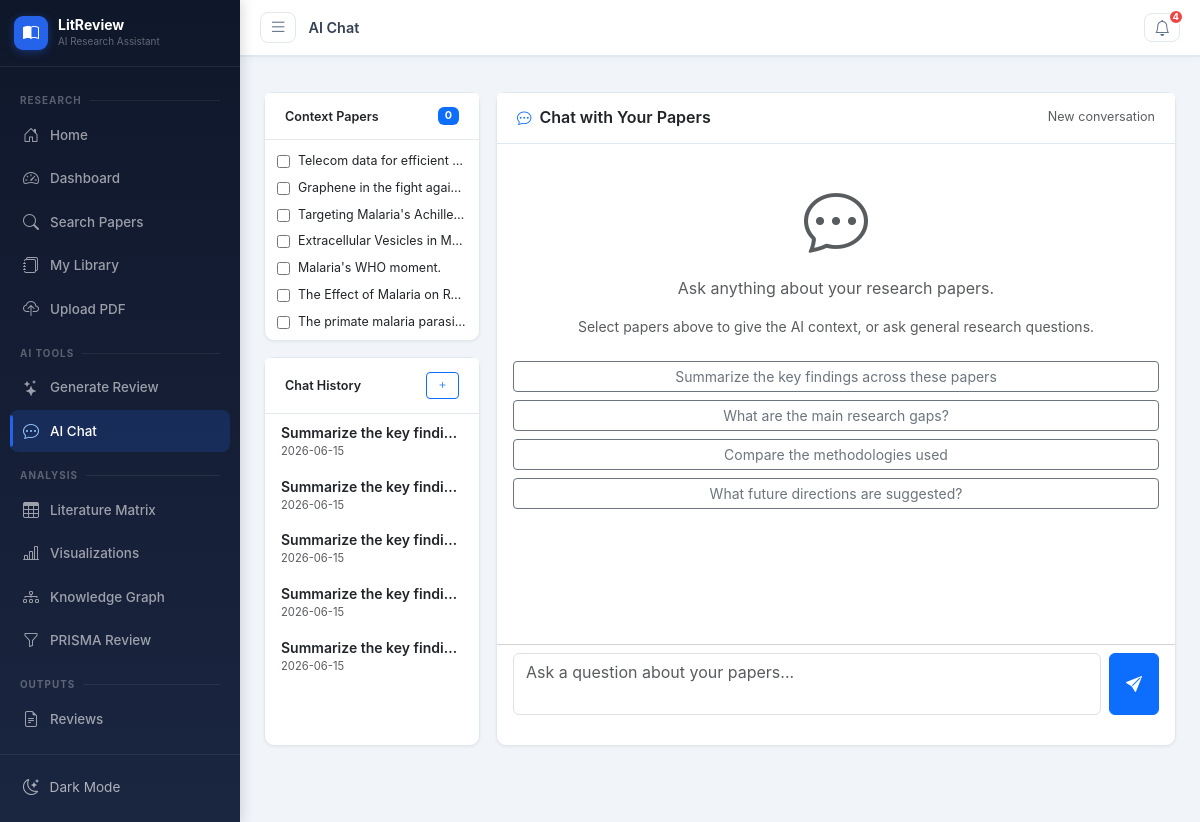
The page /ai/chat on the database as committed earlier.
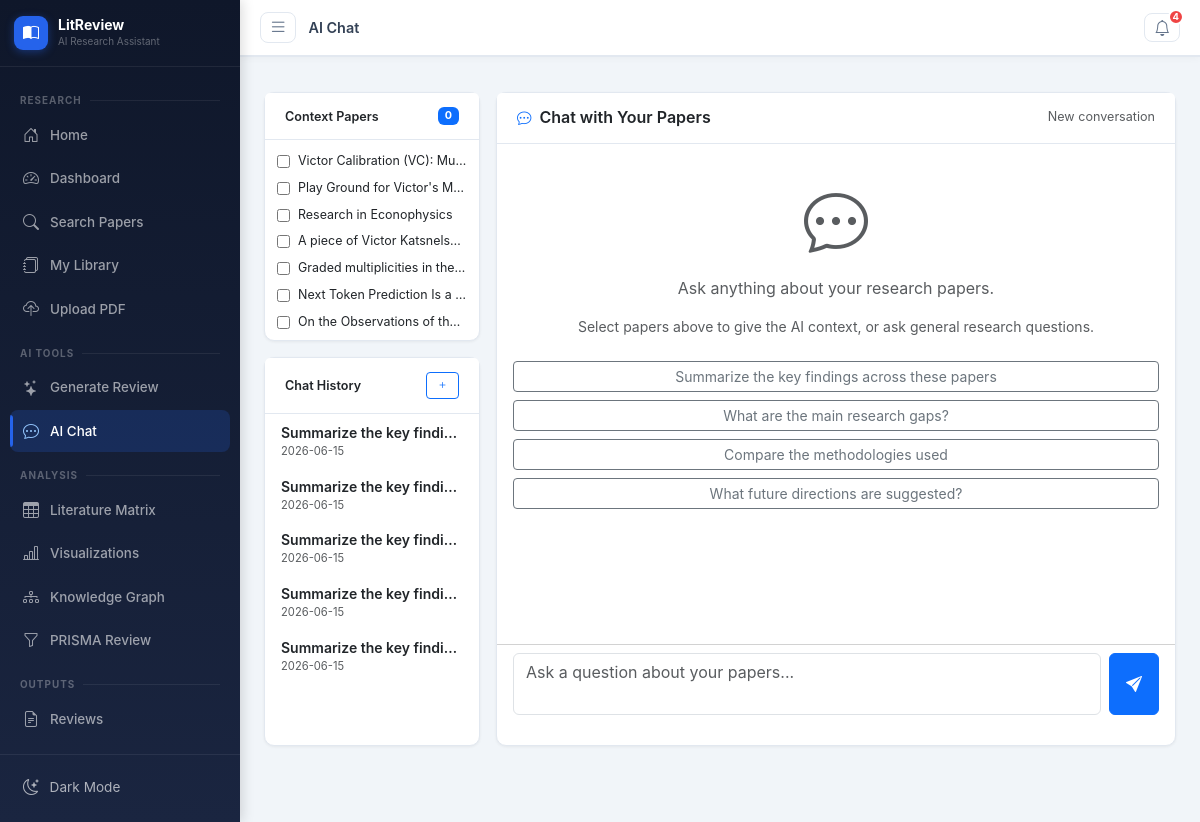
The same page on the database as committed later.
### tables this page shows
CREATE TABLE papers (
            id INTEGER PRIMARY KEY AUTOINCREMENT,
            title TEXT NOT NULL,
            authors TEXT,
            abstract TEXT,
            year INTEGER,
            doi TEXT,
            url TEXT,
            journal TEXT,
            citations_count INTEGER DEFAULT 0,
            source TEXT,
            keywords TEXT,
            full_text TEXT,
            created_at TIMESTAMP DEFAULT CURRENT_TIMESTAMP
        );

CREATE TABLE chat_sessions (
            id INTEGER PRIMARY KEY AUTOINCREMENT,
            title TEXT,
            context_type TEXT DEFAULT 'general',
            context_ids TEXT,
            created_at TIMESTAMP DEFAULT CURRENT_TIMESTAMP,
            updated_at TIMESTAMP DEFAULT CURRENT_TIMESTAMP
        );

### blueprints/ai_features.py (the view)
@ai_bp.route('/chat')
def chat():
    site = get_site_settings()
    db = get_db()
    feature = db.execute("SELECT is_enabled FROM feature_toggles WHERE feature_name='ai_chat'").fetchone()
    if feature and not feature['is_enabled']:
        db.close()
        return render_template('feature_disabled.html', site=site, feature='AI Chat')
    sessions = db.execute('SELECT * FROM chat_sessions ORDER BY updated_at DESC LIMIT 20').fetchall()
    papers_list = db.execute('SELECT id, title FROM papers ORDER BY created_at DESC LIMIT 50').fetchall()
    db.close()
    return render_template('ai/chat.html', site=site, sessions=sessions,
                           papers=papers_list, notifications=get_notifications())

### blueprints/ai_features.py (called while the page is built)
def get_site_settings():
    db = get_db()
    rows = db.execute('SELECT key, value FROM site_settings').fetchall()
    db.close()
    return {r['key']: r['value'] for r in rows}

def get_notifications():
    db = get_db()
    rows = db.execute('SELECT * FROM notifications WHERE is_read=0 ORDER BY created_at DESC LIMIT 10').fetchall()
    db.close()
    return [dict(r) for r in rows]

### models/__init__.py (called while the page is built)
def get_db():
    conn = sqlite3.connect(Config.DATABASE_PATH)
    conn.row_factory = sqlite3.Row
    return conn

### templates/ai/chat.html (shortened to what this page needs)
{% extends "base.html" %}
{% block page_title %}AI Chat{% endblock %}
{% block content %}
<div class="row g-3" style="height:calc(100vh - 130px);">
  <div class="col-lg-3 d-flex flex-column">
    <div class="card shadow-sm mb-3">
      <div class="card-header d-flex justify-content-between align-items-center">
        <h6 class="mb-0 fw-semibold small">Context Papers</h6>
        <span class="badge bg-primary" id="contextCount">0</span>
      </div>
      <div class="card-body p-2" style="max-height:200px;overflow-y:auto;">
        {% if papers %}
          {% for paper in papers %}
          <label class="d-flex align-items-center gap-2 py-1 px-1 rounded" style="cursor:pointer;font-size:0.78rem;">
            <input type="checkbox" class="paper-ctx-cb" value="{{ paper.id }}" onchange="updateContextCount()">
            <span class="text-truncate">{{ paper.title[:40] }}</span>
          </label>
          {% endfor %}
        {% else %}
          <p class="text-muted small text-center mb-0 py-2">No papers saved. <a href="/search">Search</a></p>
        {% endif %}
      </div>
    </div>
    <div class="card shadow-sm flex-grow-1">
      <div class="card-header d-flex justify-content-between align-items-center">
        <h6 class="mb-0 fw-semibold small">Chat History</h6>
        <button class="btn btn-xs btn-outline-primary" onclick="newChat()"><i class="bi bi-plus"></i></button>
      </div>
      <div class="list-group list-group-flush" style="overflow-y:auto;max-height:300px;" id="sessionList">
        {% for session in sessions %}
        <button class="list-group-item list-group-item-action py-2 text-start border-0 small"
                onclick="loadSession({{ session.id }})">
          <div class="text-truncate fw-semibold">{{ session.title }}</div>
          <div class="text-muted" style="font-size:0.7rem;">{{ session.updated_at[:10] }}</div>
        </button>
        {% else %}
        <div class="list-group-item text-muted small text-center py-3">No chat sessions yet</div>
        {% endfor %}
      </div>
    </div>
  </div>
  <div class="col-lg-9 d-flex flex-column">
    <div class="card shadow-sm flex-grow-1 d-flex flex-column">
      <div class="card-header d-flex align-items-center gap-2">
        <i class="bi bi-chat-dots text-primary"></i>
        <h6 class="mb-0 fw-semibold">Chat with Your Papers</h6>
        <span class="ms-auto text-muted small" id="sessionLabel">New conversation</span>
      </div>
      <div class="flex-grow-1 p-3 overflow-auto" id="chatMessages" style="min-height:300px;max-height:calc(100vh - 300px);">
        <div class="text-center text-muted py-4" id="welcomeMsg">
          <i class="bi bi-chat-dots display-3 opacity-15"></i>
          <p class="mt-3">Ask anything about your research papers.</p>
          <p class="small">Select papers above to give the AI context, or ask general research questions.</p>
          <div class="row g-2 mt-3">
            {% for q in ['Summarize the key findings across these papers', 'What are the main research gaps?', 'Compare the methodologies used', 'What future directions are suggested?'] %}
            <div class="col-12"><button class="btn btn-outline-secondary btn-sm w-100" onclick="askSuggested('{{ q }}')">{{ q }}</button></div>
            {% endfor %}
          </div>
        </div>
      </div>
      <div class="card-footer bg-white">
        <div class="d-flex gap-2">
          <textarea class="form-control" id="chatInput" rows="2" placeholder="Ask a question about your papers..." onkeydown="handleKey(event)" style="resize:none;"></textarea>
          <button class="btn btn-primary px-3" id="sendBtn" onclick="sendMessage()">
            <i class="bi bi-send-fill"></i>
          </button>
        </div>
      </div>
    </div>
  </div>
</div>
{% endblock %}

Rows that differ between the two databases and show on the page:
no longer on this page (row unchanged): papers: title "Telecom data for efficient…"
no longer on this page (row unchanged): papers: title "Graphene in the fight agai…"
no longer on this page (row unchanged): papers: title "Targeting Malaria's Achille…"
no longer on this page (row unchanged): papers: title "Extracellular Vesicles in M…"
no longer on this page (row unchanged): papers: title "Malaria's WHO moment."
no longer on this page (row unchanged): papers: title "The Effect of Malaria on R…"
no longer on this page (row unchanged): papers: title "The primate malaria parasi…"
added papers: title "Victor Calibration (VC): Mu…"
added papers: title "Play Ground for Victor's M…"
added papers: title "Research in Econophysics"
added papers: title "A piece of Victor Katsnels…"
added papers: title "Graded multiplicities in the…"
added papers: title "Next Token Prediction Is a…"
added papers: title "On the Observations of th…"
